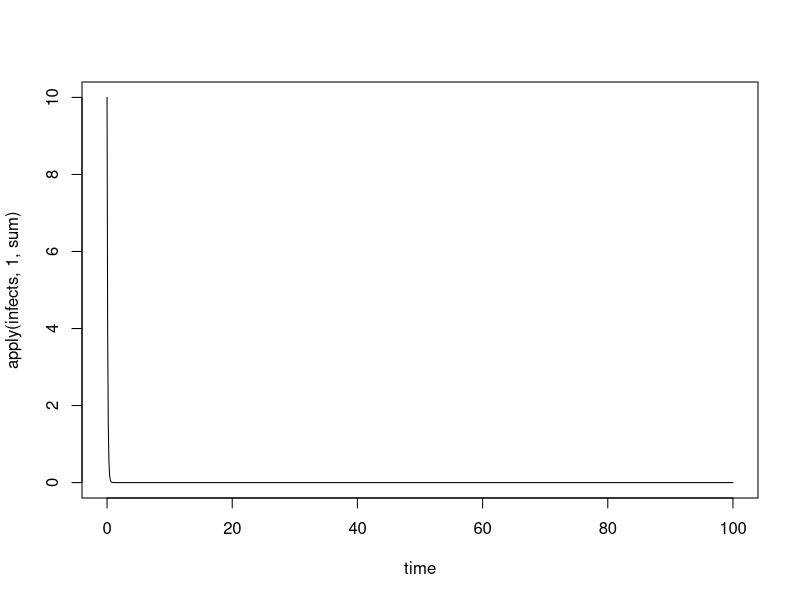

Source code (R):
## Code to test approach for age structured model 

## Based on http://kinglab.eeb.lsa.umich.edu/EEID/eeid/2011_eco/waifw.pdf

library(deSolve)

ages <- seq(1,100,by=1) # upper end of age classes - 100 1 year age bins
num_ages <- length(ages) # number of age classes
da <- diff(c(0,ages)) # widths of age classes

## Initial conditions
                                             
yinit <- c(S=c(rep(100,50),90,rep(100,49)),
           I=c(rep(0,50),10,rep(0,49)),
           R=c(rep(0,100)))

sindex <- 1:num_ages
iindex <- (num_ages+1):(2*num_ages)
rindex <- (2*num_ages+1):(3*num_ages)

## To capture the aging process, define a matrix to hold the rates of movement between age classes.
aging <- diag(-1/da)
aging[row(aging)-col(aging)==1] <- 1/head(da,-1)

# Parameters
beta <- 0.005
gamma <- 10
births <- 100

## Now we can put the pieces together to write a simulator for the age-structured SIR dynamics
ja.multistage.model <- function (t, x, ...) {
  s <- x[sindex] # susceptibles
  i <- x[iindex] # infecteds
  r <- x[rindex] # recovereds
  lambda <- beta*i # force of infection
  dsdt <- -lambda*s+aging%*%s
  didt <- lambda*s+aging%*%i-gamma*i
  drdt <- aging%*%r+gamma*i
  dsdt[1] <- dsdt[1]+births
  list(c(dsdt,didt,drdt))
}

# We can plug this into ode just as we did the simpler models to simulate an epidemic

sol <- ode(y=yinit,times=seq(0,100,by=0.1),func=ja.multistage.model)


time <- sol[,1]
infects <- sol[,1+iindex]
plot(time,apply(infects,1,sum),type='l')
